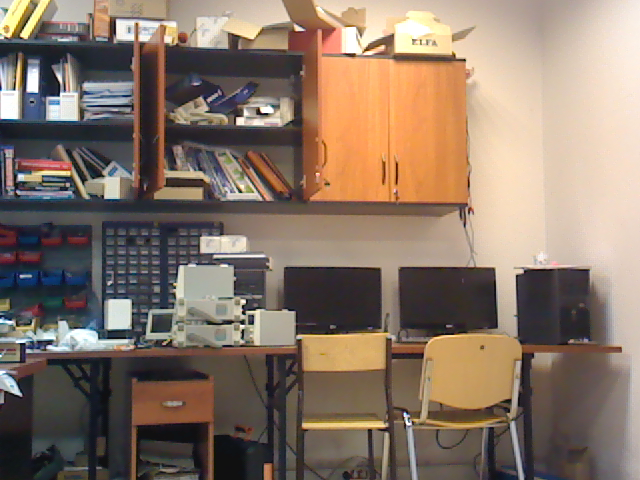
#> input picture Lab4_Point_Feautre_Detector/detekcja_deskrypcja_dopasowanie/forward-1.bmp, 640 x 480 px
$ python Lab4_Task1.py
#> lines starting #> are read from the running program, lines starting #| are printed output that depends on the picture
import cv2 as cv
import numpy as np
import datetime

# [55 lines left out: functions task1, task2, not called in this run]

def task3():
    # read image
    img = cv.imread("detekcja_deskrypcja_dopasowanie/forward-1.bmp")
#> img is the input picture: shape (480, 640, 3); mean B, G, R 103.5, 117.9, 136.1
    img2 = cv.imread("detekcja_deskrypcja_dopasowanie/forward-2.bmp")
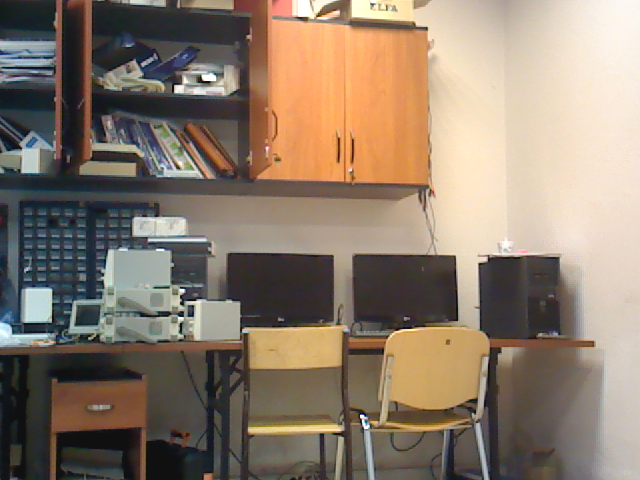
#> input picture Lab4_Point_Feautre_Detector/detekcja_deskrypcja_dopasowanie/forward-2.bmp, 640 x 480 px
#> img2 is the input picture: shape (480, 640, 3); mean B, G, R 107.8, 123.7, 139.6

    # detect keypoints using FAST
    fast = cv.FastFeatureDetector_create()
    fast_keypoints = fast.detect(img)
#> fast_keypoints = 3631 keypoints; strongest (x, y, size): (58, 95, 7), (14, 89, 7), (464, 59, 7), (237, 118, 7)
    fast_keypoints2 = fast.detect(img2)
#> fast_keypoints2 = 2784 keypoints; strongest (x, y, size): (362, 415, 7), (180, 303, 7), (175, 86, 7), (426, 27, 7)

    # detect keypoints using ORB
    orb = cv.ORB_create()
    orb_keypoints = orb.detect(img)
#> orb_keypoints = 500 keypoints; strongest (x, y, size): (261, 111, 31), (263, 112, 37.2), (58, 95, 31), (237, 118, 31)
    orb_keypoints2 = orb.detect(img2)
#> orb_keypoints2 = 500 keypoints; strongest (x, y, size): (362, 415, 31), (204, 80, 31), (175, 86, 31), (183, 291, 31)

    # use BRIEF to compute descriptors
    brief = cv.xfeatures2d.BriefDescriptorExtractor_create()
    keypoints, descriptors = brief.compute(img, fast_keypoints)
#> keypoints = 2968 keypoints; strongest (x, y, size): (58, 95, 7), (464, 59, 7), (237, 118, 7), (242, 312, 7)
    keypoints2, descriptors2 = brief.compute(img2, fast_keypoints2)
#> keypoints2 = 2365 keypoints; strongest (x, y, size): (362, 415, 7), (180, 303, 7), (175, 86, 7), (183, 291, 7)

    # use ORB to compute descriptors
    orb_keypoints, orb_descriptors = orb.compute(img, orb_keypoints)
    orb_keypoints2, orb_descriptors2 = orb.compute(img2, orb_keypoints2)

    # match descriptors
    bf = cv.BFMatcher(cv.NORM_HAMMING, crossCheck=True)
    matches = bf.match(descriptors, descriptors2)
#> matches = 1399 matches
    # for i in range(20):
    #     print(matches[i].imgIdx, matches[i].queryIdx, matches[i].trainIdx, matches[i].distance)
    orb_matches = bf.match(orb_descriptors, orb_descriptors2)
#> orb_matches = 227 matches
    print("Number of matches from FAST algorithm and BRIEF descriptor: ", len(matches))
#| Number of matches from FAST algorithm and BRIEF descriptor:  1399
    print("Number of matches from ORB algorithm and ORB descriptor: ", len(orb_matches))
#| Number of matches from ORB algorithm and ORB descriptor:  227

    # draw matching keypoints
    match_img = cv.drawMatches(img, fast_keypoints, img2, fast_keypoints2, matches, None, flags=cv.DrawMatchesFlags_NOT_DRAW_SINGLE_POINTS)
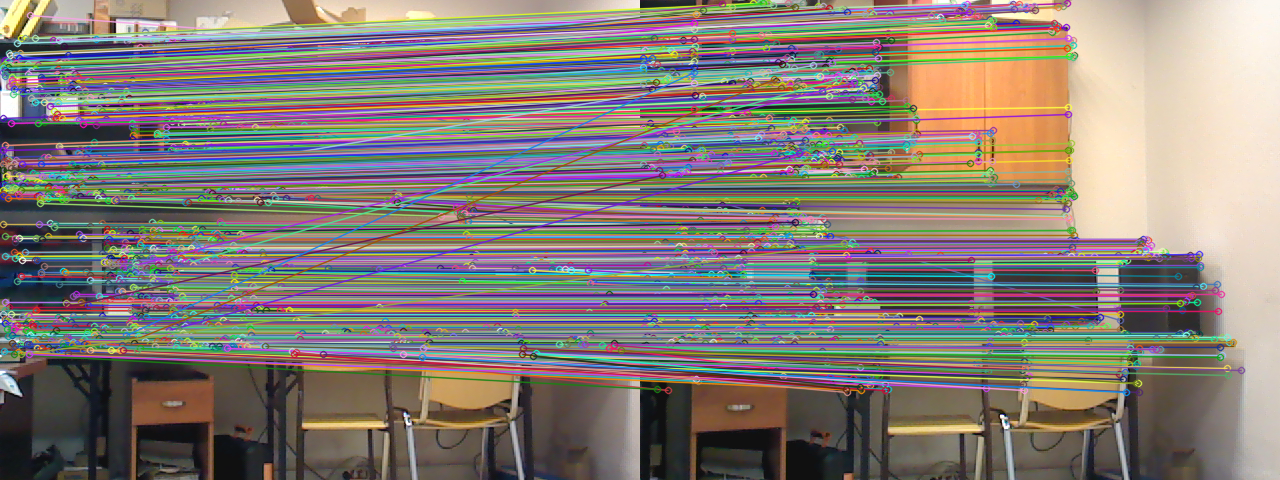
#> match_img: shape (480, 1280, 3); mean B, G, R 118, 124.8, 133.5
    match_img_orb = cv.drawMatches(img, orb_keypoints, img2, orb_keypoints2, orb_matches, None, flags=cv.DrawMatchesFlags_NOT_DRAW_SINGLE_POINTS)
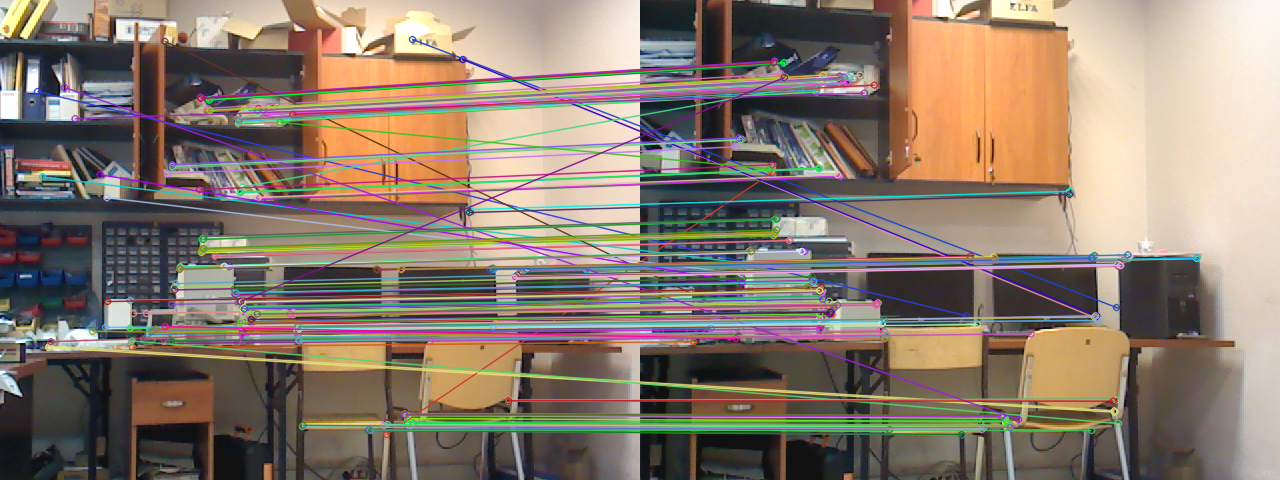
#> match_img_orb: shape (480, 1280, 3); mean B, G, R 110, 123.4, 138.2
    cv.imshow("Matching points from FAST algorithm and BRIEF descriptor", match_img)
    cv.imshow("Matching points from ORB algorithm and ORB descriptor", match_img_orb)
    cv.waitKey(0)

# [77 lines left out: functions task4, task5, not called in this run]

if __name__ == "__main__":
    #task1()
    #task2()
    task3()
    #task4()
    #task5()
